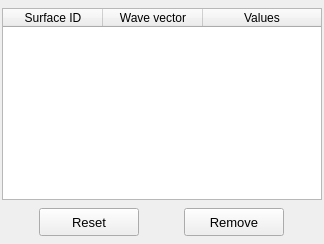
        <widget class="QWidget" name="tab_list">
         <attribute name="title">
          <string>List</string>
         </attribute>
         <layout class="QGridLayout" name="gridLayout_9">
          <property name="leftMargin">
           <number>2</number>
          </property>
          <property name="topMargin">
           <number>8</number>
          </property>
          <property name="rightMargin">
           <number>2</number>
          </property>
          <property name="bottomMargin">
           <number>2</number>
          </property>
          <property name="spacing">
           <number>2</number>
          </property>
          <item row="1" column="0">
           <widget class="QFrame" name="frame_3">
            <property name="minimumSize">
             <size>
              <width>320</width>
              <height>40</height>
             </size>
            </property>
            <property name="maximumSize">
             <size>
              <width>480</width>
              <height>40</height>
             </size>
            </property>
            <property name="frameShape">
             <enum>QFrame::Shape::NoFrame</enum>
            </property>
            <property name="frameShadow">
             <enum>QFrame::Shadow::Raised</enum>
            </property>
            <layout class="QGridLayout" name="gridLayout_8">
             <property name="leftMargin">
              <number>4</number>
             </property>
             <property name="topMargin">
              <number>4</number>
             </property>
             <property name="rightMargin">
              <number>4</number>
             </property>
             <property name="bottomMargin">
              <number>4</number>
             </property>
             <property name="horizontalSpacing">
              <number>12</number>
             </property>
             <item row="0" column="0">
              <widget class="QPushButton" name="pushButton_reset">
               <property name="minimumSize">
                <size>
                 <width>100</width>
                 <height>28</height>
                </size>
               </property>
               <property name="maximumSize">
                <size>
                 <width>100</width>
                 <height>28</height>
                </size>
               </property>
               <property name="font">
                <font>
                 <family>MS Shell Dlg 2</family>
                 <pointsize>10</pointsize>
                 <italic>false</italic>
                 <bold>false</bold>
                </font>
               </property>
               <property name="styleSheet">
                <string notr="true"/>
               </property>
               <property name="text">
                <string>Reset</string>
               </property>
               <property name="autoDefault">
                <bool>false</bool>
               </property>
              </widget>
             </item>
             <item row="0" column="1">
              <widget class="QPushButton" name="pushButton_remove">
               <property name="minimumSize">
                <size>
                 <width>100</width>
                 <height>28</height>
                </size>
               </property>
               <property name="maximumSize">
                <size>
                 <width>100</width>
                 <height>28</height>
                </size>
               </property>
               <property name="font">
                <font>
                 <family>MS Shell Dlg 2</family>
                 <pointsize>10</pointsize>
                 <italic>false</italic>
                 <bold>false</bold>
                </font>
               </property>
               <property name="styleSheet">
                <string notr="true"/>
               </property>
               <property name="text">
                <string>Remove</string>
               </property>
               <property name="autoDefault">
                <bool>false</bool>
               </property>
              </widget>
             </item>
            </layout>
           </widget>
          </item>
          <item row="0" column="0">
           <widget class="QTreeWidget" name="treeWidget_incident_plane_wave">
            <property name="minimumSize">
             <size>
              <width>320</width>
              <height>100</height>
             </size>
            </property>
            <property name="maximumSize">
             <size>
              <width>400</width>
              <height>200</height>
             </size>
            </property>
            <property name="font">
             <font>
              <family>MS Shell Dlg 2</family>
              <pointsize>9</pointsize>
              <italic>false</italic>
              <bold>false</bold>
             </font>
            </property>
            <property name="toolTip">
             <string>Select a face to remove the previously attributed boundary condition.</string>
            </property>
            <property name="indentation">
             <number>1</number>
            </property>
            <property name="headerHidden">
             <bool>false</bool>
            </property>
            <attribute name="headerHighlightSections">
             <bool>false</bool>
            </attribute>
            <attribute name="headerShowSortIndicator" stdset="0">
             <bool>false</bool>
            </attribute>
            <attribute name="headerStretchLastSection">
             <bool>true</bool>
            </attribute>
            <column>
             <property name="text">
              <string>Surface ID</string>
             </property>
             <property name="textAlignment">
              <set>AlignCenter</set>
             </property>
            </column>
            <column>
             <property name="text">
              <string>Wave vector</string>
             </property>
             <property name="textAlignment">
              <set>AlignCenter</set>
             </property>
            </column>
            <column>
             <property name="text">
              <string>Values</string>
             </property>
             <property name="textAlignment">
              <set>AlignCenter</set>
             </property>
            </column>
           </widget>
          </item>
         </layout>
        </widget>
